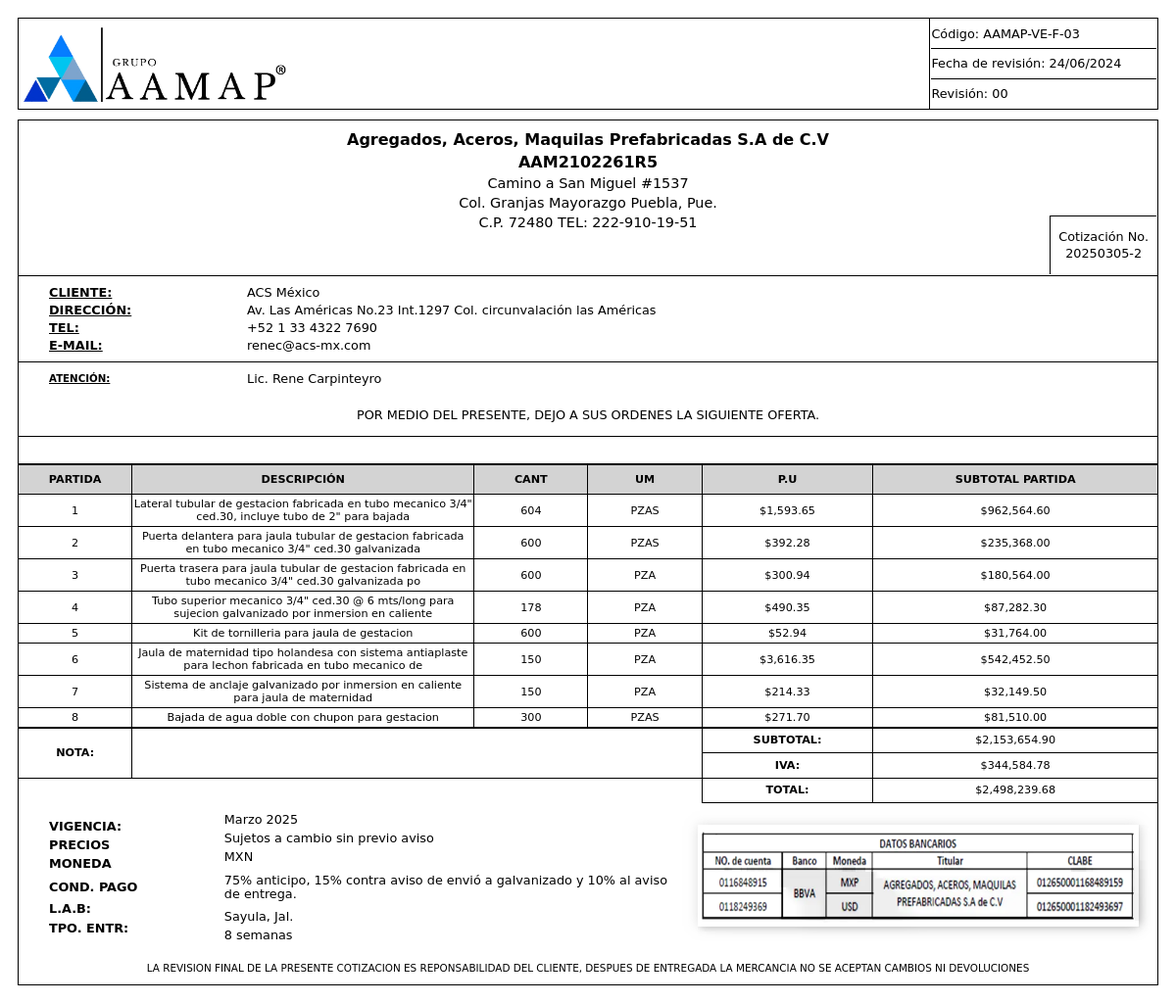
The app's page /PROYECTOS/ver_cot.php?id=20250305-2 (signed in) with its own data.
### tables this page shows
CREATE TABLE `proyectos` (
  `cod_fab` varchar(100) NOT NULL,
  `id_cliente` int(11) DEFAULT NULL,
  `nombre` varchar(255) DEFAULT NULL,
  `descripcion` text DEFAULT NULL,
  `id_pedido` int(11) DEFAULT NULL,
  `fecha_entrega` date DEFAULT NULL,
  `etapa` enum('creado','aprobado','directo','rechazado','en proceso','finalizado','facturacion') DEFAULT 'creado',
  `observaciones` text DEFAULT NULL,
  `fecha_creacion` timestamp NOT NULL DEFAULT current_timestamp(),
  `id_comprador` int(11) DEFAULT NULL
);

CREATE TABLE `clientes_p` (
  `id` int(11) NOT NULL,
  `nombre_comercial` varchar(100) NOT NULL,
  `razon_social` varchar(150) NOT NULL,
  `rfc` varchar(30) NOT NULL,
  `direccion` varchar(100) NOT NULL,
  `activo` tinyint(1) NOT NULL DEFAULT 1
);

CREATE TABLE `compradores` (
  `id_comprador` int(11) NOT NULL,
  `id_cliente` int(11) DEFAULT NULL,
  `nombre` varchar(100) DEFAULT NULL,
  `telefono` varchar(30) DEFAULT NULL,
  `correo` varchar(80) DEFAULT NULL
);

CREATE TABLE `partidas` (
  `id` int(11) NOT NULL,
  `descripcion` varchar(255) NOT NULL,
  `cod_fab` varchar(100) NOT NULL,
  `proceso` varchar(10) DEFAULT NULL,
  `cantidad` int(11) NOT NULL,
  `unidad_medida` varchar(10) NOT NULL,
  `precio_unitario` float NOT NULL,
  `subtotal` decimal(10,2) GENERATED ALWAYS AS (`cantidad` * `precio_unitario`) VIRTUAL,
  `iva` decimal(10,2) GENERATED ALWAYS AS (`subtotal` * 0.16) VIRTUAL,
  `total` decimal(10,2) GENERATED ALWAYS AS (`subtotal` + `iva`) VIRTUAL,
  `id_pd` int(11) DEFAULT NULL
);

CREATE TABLE `datos_vigencia` (
  `id` int(11) NOT NULL,
  `cod_fab` varchar(100) DEFAULT NULL,
  `vigencia` varchar(255) DEFAULT NULL,
  `precios` varchar(255) DEFAULT NULL,
  `moneda` varchar(50) DEFAULT NULL,
  `condicion_pago` varchar(255) DEFAULT NULL,
  `lab` varchar(255) DEFAULT NULL,
  `tipo_entr` varchar(255) DEFAULT NULL
);

### PROYECTOS/generar_cot.php (called while the page is built, shortened)
<?php
require 'C:/xampp/htdocs/db_connect.php';
$proyecto_id = filter_var($_GET['id'], FILTER_SANITIZE_STRING);
$sql = "SELECT p.cod_fab, p.descripcion AS descripcion, p.etapa, p.observaciones, p.nombre AS nombre_proyecto,
               c.nombre_comercial AS nombre_cliente, c.direccion AS ubicacion_cliente,
               co.nombre AS atencion_cliente, co.telefono AS telefono_cliente, co.correo AS email_cliente,
               p.fecha_entrega
        FROM proyectos p
        LEFT JOIN clientes_p c ON p.id_cliente = c.id
        LEFT JOIN compradores co ON p.id_comprador = co.id_comprador
        WHERE p.cod_fab = ?";
$stmt = $conn->prepare($sql);
$stmt->bind_param("s", $proyecto_id);
$stmt->execute();
$result = $stmt->get_result();
$proyecto = $result->fetch_assoc();
$sqlPartidas = "SELECT pa.descripcion, pa.cantidad, pa.unidad_medida, pa.precio_unitario
                FROM partidas pa
                WHERE pa.cod_fab = ?";
$stmtPartidas = $conn->prepare($sqlPartidas);
$stmtPartidas->bind_param("s", $proyecto_id);
$stmtPartidas->execute();
$resultPartidas = $stmtPartidas->get_result();
$partidas = $resultPartidas->fetch_all(MYSQLI_ASSOC);
$sqlVigencia = "SELECT vigencia, precios, moneda, condicion_pago, lab, tipo_entr
                FROM datos_vigencia
                WHERE cod_fab = ?";
$stmtVigencia = $conn->prepare($sqlVigencia);
$stmtVigencia->bind_param("s", $proyecto_id);
$stmtVigencia->execute();
$resultVigencia = $stmtVigencia->get_result();
$datos_vigencia = $resultVigencia->fetch_assoc();
$cotizacion_no = $proyecto_id;
?>

### PROYECTOS/ver_cot.php (the view, shortened to what this page needs)
<?php
require 'C:/xampp/htdocs/db_connect.php';
require 'generar_cot.php';
 ?>
<!DOCTYPE html>
<html lang="es">
<head>
</head>
<body style="padding: 10px; font-family: DejaVu Sans, Arial, sans-serif;">
    <table style="margin-bottom: 10px;">
        <tr>
            <td style="width: 80%; height: 30px; border: 1px solid;">
                <img src="/assets/grupo_aamap.png" style="width: 30%;">
            </td>
            <td style="width: 20%; height: auto; border: 1px solid;" class="interlineador">
                <div id="cod1"><p style="text-align: left;">Código: AAMAP-VE-F-03</p></div>
                <div id="cod2"><p style="text-align: left;">Fecha de revisión: 24/06/2024</p></div>
                <div id="cod3"><p style="text-align: left;">Revisión: 00</p></div>
            </td>
        </tr>
    </table>
    <table style="border: 1px solid; border-bottom: none;">
        <tr>
            <td colspan="2" style="width: 100%;" class="interlineado">
                <p style="font-size: 1em;"><b>Agregados, Aceros, Maquilas Prefabricadas S.A de C.V</b></p>
                <p style="font-size: 1em;"><b>AAM2102261R5</b></p>
                <p style="font-size: 0.9em;">Camino a San Miguel #1537</p>
                <p style="font-size: 0.9em;">Col. Granjas Mayorazgo Puebla, Pue.</p>
                <p style="font-size: 0.9em;">C.P. 72480 TEL: 222-910-19-51</p>
                <div id="cot"><p style="padding-left: 8px; padding-right: 8px;">Cotización No. <br><?php echo $cotizacion_no;?></p></div>
            </td>
        </tr>
    </table>
    <table>
        <tr>
            <td style="width: 20%; border: 1px solid; border-right: none;" class="interlineado cliente">
                <p style="text-align: left; margin-left: 30px;"><b><u>CLIENTE:</u></b></p>
                <p style="text-align: left; margin-left: 30px;"><b><u>DIRECCIÓN:</u></b></p>
                <p style="text-align: left; margin-left: 30px;"><b><u>TEL:</u></b></p>
                <p style="text-align: left; margin-left: 30px;"><b><u>E-MAIL:</u></b></p>
            </td>
            <td style="width: 80%; border: 1px solid; border-left: none;" class="interlineado cliente">
                <p style="text-align: left;"><?php echo $proyecto['nombre_cliente'];?></p>
                <p style="text-align: left;"><?php echo $proyecto['ubicacion_cliente'];?></p>
                <p style="text-align: left;"><?php echo $proyecto['telefono_cliente'];?></p>
                <p style="text-align: left;"><?php echo $proyecto['email_cliente'];?></p>
            </td>
        </tr>
        <tr>
            <td class="cliente interlineado" style="border: 1px solid; border-right: none; border-bottom: none; "><p style="text-align: left; margin-left: 30px;" class="cliente"><b><u>ATENCIÓN:</u></b></p></td>
            <td class="cliente interlineado" style="border-bottom: none;"><P style="text-align: left;"><?php echo $proyecto['atencion_cliente'];?></P></td>
        </tr>
        <tr>
            <td colspan="2" style="border-bottom: 1px solid;" class="cliente"><p>POR MEDIO DEL PRESENTE, DEJO A SUS ORDENES LA SIGUIENTE OFERTA.</p></td>
        </tr>
        <tr><td><p style="font-size: 0.5em; border-bottom: none;">&nbsp;&nbsp;&nbsp;</p></td></tr>
    </table>
    <table>
        <thead>
            <tr>
                <th style="width: 10%; " class="cols bg-cols">PARTIDA</th>
                <th style="width: 30%; " class="cols bg-cols">DESCRIPCIÓN</th>
                <th style="width: 10%; " class="cols bg-cols">CANT</th>
                <th style="width: 10%; " class="cols bg-cols">UM</th>
                <th style="width: 15%; " class="cols bg-cols">P.U</th>
                <th style="width: 25%; " class="cols bg-cols">SUBTOTAL PARTIDA</th>
            </tr>
        </thead>
        <tbody>
            <?php
            $subtotal = 0;
            foreach ($partidas as $index => $partida) {
                $subtotal_partida = $partida['cantidad'] * $partida['precio_unitario'];
                $subtotal += $subtotal_partida;
                echo "<tr>";
                echo "<td class='cols content'>" . ($index + 1) . "</td>";
                echo "<td class='cols content'>" . $partida['descripcion'] . "</td>";
                echo "<td class='cols content'>" . $partida['cantidad'] . "</td>";
                echo "<td class='cols content'>" . $partida['unidad_medida'] . "</td>";
                echo "<td class='cols content'>$" . number_format($partida['precio_unitario'], 2) . "</td>";
                echo "<td class='cols content'>$" . number_format($subtotal_partida, 2) . "</td>";
                echo "</tr>";
            }
            ?>
        </tbody>
    </table>
    <table style="border-bottom: none;">
        <tr>
            <td rowspan="2" class="cols cifras" style="width: 10%;"><p><b>NOTA:</b></p></td>
            <td rowspan="2" id="nota" class="cols cifras" style="width: 50%; padding-top: 5px; padding-bottom: 5px;"><p><?php echo $proyecto['descripcion']; ?></p></td>
            <td class="cols cifras" style="width: 15%;"><p><B>SUBTOTAL:</B></p></td>
            <td class="cols cifras" style="width: 25%;"><P>$<?php echo number_format($subtotal, 2); ?></P></td>
        </tr>
        <tr>
            <td class="cols cifras" style="width: 15%;"><p><B>IVA:</B></p></td>
            <td class="cols cifras" style="width: 25%;"><P>$<?php echo number_format($subtotal * 0.16, 2); ?></P></td>
        </tr>
        <tr>
            <td class="cliente cifras" style="width: 10%;"></td>
            <td class="cliente cifras" style="width: 50%;"></td>
            <td class="cols cifras" style="width: 15%;"><p><B>TOTAL:</B></p></td>
            <td class="cols cifras" style="width: 25%;"><P>$<?php echo number_format($subtotal * 1.16, 2); ?></P></td>
        </tr>
    </table>
    <table style="border-top: none">
        <tr id="data">
            <td class=" vigencia" style="width: 18%;">
                <p style="text-align: left; margin-left: 30px;"><b>VIGENCIA:</b></p>
                <p style="text-align: left; margin-left: 30px;"><b>PRECIOS</b></p>
                <p style="text-align: left; margin-left: 30px;"><b>MONEDA</b></p>
                <p style="text-align: left; margin-left: 30px; line-height: 1.1em;" ><b>COND. PAGO</b></p>
                <p style="text-align: left; margin-left: 30px;"><b>L.A.B:</b></p>
                <p style="text-align: left; margin-left: 30px;"><b>TPO. ENTR:</b></p>
            </td>
            <td class=" vigencia" style="width: 40%;">
                <p style="text-align: left;"><?php echo htmlspecialchars($datos_vigencia['vigencia']); ?></p>
                <p style="text-align: left;"><?php echo htmlspecialchars($datos_vigencia['precios']); ?></p>
                <p style="text-align: left;"><?php echo htmlspecialchars($datos_vigencia['moneda']); ?></p>
                <p style="text-align: left; line-height: 1.1em;" ><?php echo htmlspecialchars($datos_vigencia['condicion_pago']); ?></p>
                <p style="text-align: left;"><?php echo htmlspecialchars($datos_vigencia['lab']); ?></p>
                <p style="text-align: left;"><?php echo htmlspecialchars($datos_vigencia['tipo_entr']); ?></p>
            </td>
            <td style="width: 42%;">
                <img src="/assets/datos.webp" style="width: 100%;">
            </td>
        </tr>
        <tr>
            <td colspan="6" style="background-color: none; line-height: 1; font-size: 0.65em;" class="vigencia">
                <p>LA REVISION FINAL DE LA PRESENTE COTIZACION ES REPONSABILIDAD DEL CLIENTE, DESPUES DE ENTREGADA LA MERCANCIA NO SE ACEPTAN CAMBIOS NI DEVOLUCIONES </p>
            </td>
        </tr>
    </table>
</body>
</html>

### records on screen
proyectos: id_cliente.nombre_comercial "ACS México", id_cliente.direccion "Av. Las Américas No.23 Int.1297 Col. circunvalación las Américas", id_comprador.telefono "+52 1 33 4322 7690", id_comprador.correo "renec@acs-mx.com", id_comprador.nombre "Lic. Rene Carpinteyro"
partidas: descripcion "Lateral tubular de gestacion fabricada en tubo mecanico 3/4\" ced.30, incluye tubo de 2\" para bajada", cantidad "604", unidad_medida "PZAS", precio_unitario "1,593.65", subtotal_partida "962,564.60"
partidas: descripcion "Puerta delantera para jaula tubular de gestacion fabricada en tubo mecanico 3/4\" ced.30 galvanizada", cantidad "600", unidad_medida "PZAS", precio_unitario "392.28", subtotal_partida "235,368.00"
partidas: descripcion "Puerta trasera para jaula tubular de gestacion fabricada en tubo mecanico 3/4\" ced.30 galvanizada po", cantidad "600", unidad_medida "PZA", precio_unitario "300.94", subtotal_partida "180,564.00"
partidas: descripcion "Tubo superior mecanico 3/4\" ced.30 @ 6 mts/long para sujecion galvanizado por inmersion en caliente", cantidad "178", unidad_medida "PZA", precio_unitario "490.35", subtotal_partida "87,282.30"
partidas: descripcion "Kit de tornilleria para jaula de gestacion", cantidad "600", unidad_medida "PZA", precio_unitario "52.94", subtotal_partida "31,764.00"
partidas: descripcion "Jaula de maternidad tipo holandesa con sistema antiaplaste para lechon fabricada en tubo mecanico de", cantidad "150", unidad_medida "PZA", precio_unitario "3,616.35", subtotal_partida "542,452.50"
partidas: descripcion "Sistema de anclaje galvanizado por inmersion en caliente para jaula de maternidad", cantidad "150", unidad_medida "PZA", precio_unitario "214.33", subtotal_partida "32,149.50"
partidas: descripcion "Bajada de agua doble con chupon para gestacion", cantidad "300", unidad_medida "PZAS", precio_unitario "271.70", subtotal_partida "81,510.00"
datos_vigencia: vigencia "Marzo 2025", precios "Sujetos a cambio sin previo aviso", moneda "MXN", condicion_pago "75% anticipo, 15% contra aviso de envió a galvanizado y 10% al aviso de entrega.", lab "Sayula, Jal.", tipo_entr "8 semanas"

### other values on screen
$cotizacion_no "20250305-2"
$subtotal "2,153,654.90"
$subtotal * 0.16 "344,584.78"
$subtotal * 1.16 "2,498,239.68"
